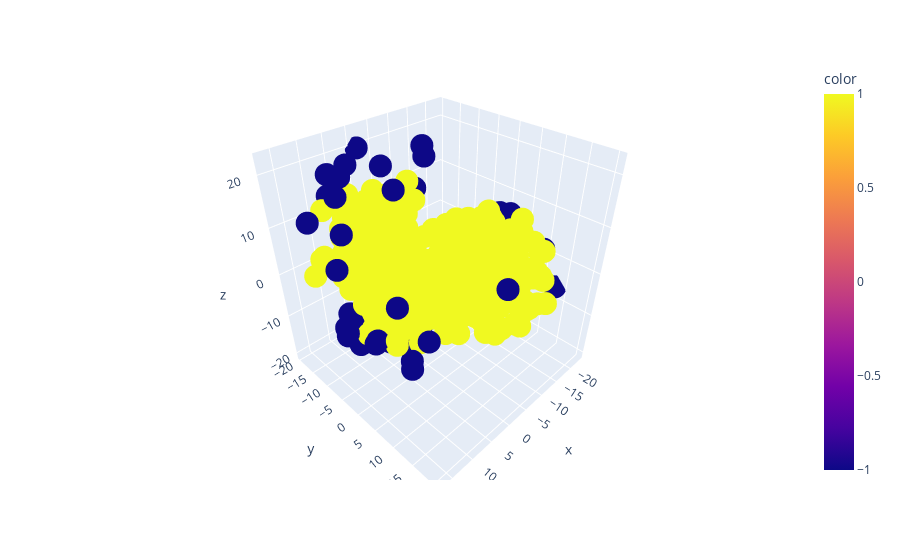

Notebook code cell kept with this figure:
### Code cell
import plotly.express as px
fig = px.scatter_3d(x=X[:,0], y=X[:,1], z=X[:,2],
                    color=anom)
fig.show()

### Figure 1 — Plotly figure (JSON) as saved in the notebook; plotly's stock layout.template omitted (floating-point values rounded to 4 significant figures; data arrays with more than 128 entries replaced by an {"elided": "..."} marker saying what was removed)
{"data": [{"hovertemplate": "x=%{x}<br>y=%{y}<br>z=%{z}<br>color=%{marker.color}<extra></extra>", "legendgroup": "", "marker": {"color": {"elided": "500 int values"}, "coloraxis": "coloraxis", "symbol": "circle"}, "mode": "markers", "name": "", "scene": "scene", "showlegend": false, "type": "scatter3d", "x": {"elided": "500 float values"}, "y": {"elided": "500 float values"}, "z": {"elided": "500 float values"}}], "layout": {"coloraxis": {"colorbar": {"title": {"text": "color"}}, "colorscale": [[0, "#0d0887"], [0.1111, "#46039f"], [0.2222, "#7201a8"], [0.3333, "#9c179e"], [0.4444, "#bd3786"], [0.5556, "#d8576b"], [0.6667, "#ed7953"], [0.7778, "#fb9f3a"], [0.8889, "#fdca26"], [1, "#f0f921"]]}, "legend": {"tracegroupgap": 0}, "margin": {"t": 60}, "scene": {"domain": {"x": [0, 1], "y": [0, 1]}, "xaxis": {"title": {"text": "x"}}, "yaxis": {"title": {"text": "y"}}, "zaxis": {"title": {"text": "z"}}}}}
